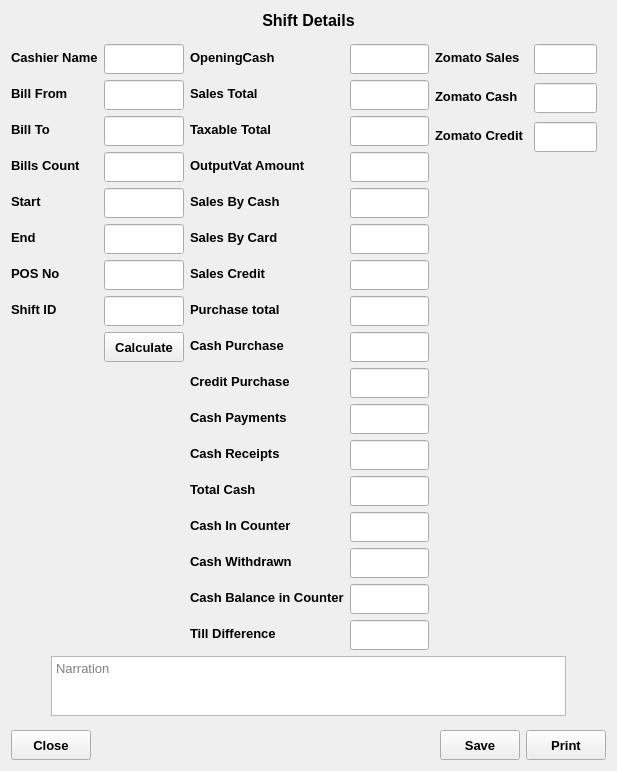
<?xml version="1.0" encoding="UTF-8"?>
<ui version="4.0">
 <class>ShiftEntry</class>
 <widget class="QWidget" name="ShiftEntry">
  <property name="geometry">
   <rect>
    <x>0</x>
    <y>0</y>
    <width>617</width>
    <height>771</height>
   </rect>
  </property>
  <property name="windowTitle">
   <string>Form</string>
  </property>
  <layout class="QVBoxLayout" name="verticalLayout">
   <item>
    <widget class="QLabel" name="TitleLabel">
     <property name="maximumSize">
      <size>
       <width>16777215</width>
       <height>60</height>
      </size>
     </property>
     <property name="font">
      <font>
       <pointsize>12</pointsize>
       <weight>75</weight>
       <bold>true</bold>
      </font>
     </property>
     <property name="text">
      <string>Shift Details</string>
     </property>
     <property name="alignment">
      <set>Qt::AlignCenter</set>
     </property>
    </widget>
   </item>
   <item>
    <spacer name="verticalSpacer">
     <property name="orientation">
      <enum>Qt::Vertical</enum>
     </property>
     <property name="sizeHint" stdset="0">
      <size>
       <width>20</width>
       <height>40</height>
      </size>
     </property>
    </spacer>
   </item>
   <item>
    <layout class="QHBoxLayout" name="horizontalLayout_2">
     <item>
      <spacer name="horizontalSpacer_2">
       <property name="orientation">
        <enum>Qt::Horizontal</enum>
       </property>
       <property name="sizeHint" stdset="0">
        <size>
         <width>40</width>
         <height>20</height>
        </size>
       </property>
      </spacer>
     </item>
     <item>
      <layout class="QFormLayout" name="formLayout_2">
       <item row="0" column="0">
        <widget class="QLabel" name="cashierNameLabel">
         <property name="font">
          <font>
           <pointsize>10</pointsize>
           <weight>75</weight>
           <bold>true</bold>
          </font>
         </property>
         <property name="text">
          <string>Cashier Name</string>
         </property>
        </widget>
       </item>
       <item row="0" column="1">
        <widget class="QLineEdit" name="cashierNameLineEdit">
         <property name="minimumSize">
          <size>
           <width>0</width>
           <height>30</height>
          </size>
         </property>
         <property name="font">
          <font>
           <pointsize>10</pointsize>
          </font>
         </property>
         <property name="readOnly">
          <bool>true</bool>
         </property>
        </widget>
       </item>
       <item row="1" column="0">
        <widget class="QLabel" name="billFromLabel">
         <property name="font">
          <font>
           <pointsize>10</pointsize>
           <weight>75</weight>
           <bold>true</bold>
          </font>
         </property>
         <property name="text">
          <string>Bill From</string>
         </property>
        </widget>
       </item>
       <item row="1" column="1">
        <widget class="QLineEdit" name="billFromLineEdit">
         <property name="minimumSize">
          <size>
           <width>0</width>
           <height>30</height>
          </size>
         </property>
         <property name="font">
          <font>
           <pointsize>10</pointsize>
          </font>
         </property>
         <property name="alignment">
          <set>Qt::AlignRight|Qt::AlignTrailing|Qt::AlignVCenter</set>
         </property>
         <property name="readOnly">
          <bool>true</bool>
         </property>
        </widget>
       </item>
       <item row="2" column="0">
        <widget class="QLabel" name="billToLabel">
         <property name="font">
          <font>
           <pointsize>10</pointsize>
           <weight>75</weight>
           <bold>true</bold>
          </font>
         </property>
         <property name="text">
          <string>Bill To</string>
         </property>
        </widget>
       </item>
       <item row="2" column="1">
        <widget class="QLineEdit" name="billToLineEdit">
         <property name="minimumSize">
          <size>
           <width>0</width>
           <height>30</height>
          </size>
         </property>
         <property name="font">
          <font>
           <pointsize>10</pointsize>
          </font>
         </property>
         <property name="alignment">
          <set>Qt::AlignRight|Qt::AlignTrailing|Qt::AlignVCenter</set>
         </property>
         <property name="readOnly">
          <bool>true</bool>
         </property>
        </widget>
       </item>
       <item row="3" column="0">
        <widget class="QLabel" name="billsCountLabel">
         <property name="font">
          <font>
           <pointsize>10</pointsize>
           <weight>75</weight>
           <bold>true</bold>
          </font>
         </property>
         <property name="text">
          <string>Bills Count</string>
         </property>
        </widget>
       </item>
       <item row="3" column="1">
        <widget class="QLineEdit" name="billsCountLineEdit">
         <property name="minimumSize">
          <size>
           <width>0</width>
           <height>30</height>
          </size>
         </property>
         <property name="font">
          <font>
           <pointsize>10</pointsize>
          </font>
         </property>
         <property name="alignment">
          <set>Qt::AlignRight|Qt::AlignTrailing|Qt::AlignVCenter</set>
         </property>
         <property name="readOnly">
          <bool>true</bool>
         </property>
        </widget>
       </item>
       <item row="4" column="0">
        <widget class="QLabel" name="timeFromLabel">
         <property name="font">
          <font>
           <pointsize>10</pointsize>
           <weight>75</weight>
           <bold>true</bold>
          </font>
         </property>
         <property name="text">
          <string>Start</string>
         </property>
        </widget>
       </item>
       <item row="4" column="1">
        <widget class="QLineEdit" name="timeFromLineEdit">
         <property name="minimumSize">
          <size>
           <width>0</width>
           <height>30</height>
          </size>
         </property>
         <property name="font">
          <font>
           <pointsize>10</pointsize>
          </font>
         </property>
         <property name="alignment">
          <set>Qt::AlignRight|Qt::AlignTrailing|Qt::AlignVCenter</set>
         </property>
         <property name="readOnly">
          <bool>true</bool>
         </property>
        </widget>
       </item>
       <item row="5" column="0">
        <widget class="QLabel" name="timeToLabel">
         <property name="font">
          <font>
           <pointsize>10</pointsize>
           <weight>75</weight>
           <bold>true</bold>
          </font>
         </property>
         <property name="text">
          <string>End</string>
         </property>
        </widget>
       </item>
       <item row="5" column="1">
        <widget class="QLineEdit" name="timeToLineEdit">
         <property name="minimumSize">
          <size>
           <width>0</width>
           <height>30</height>
          </size>
         </property>
         <property name="font">
          <font>
           <pointsize>10</pointsize>
          </font>
         </property>
         <property name="alignment">
          <set>Qt::AlignRight|Qt::AlignTrailing|Qt::AlignVCenter</set>
         </property>
         <property name="readOnly">
          <bool>true</bool>
         </property>
        </widget>
       </item>
       <item row="6" column="0">
        <widget class="QLabel" name="pOSNoLabel">
         <property name="font">
          <font>
           <pointsize>10</pointsize>
           <weight>75</weight>
           <bold>true</bold>
          </font>
         </property>
         <property name="text">
          <string>POS No</string>
         </property>
        </widget>
       </item>
       <item row="6" column="1">
        <widget class="QLineEdit" name="pOSNoLineEdit">
         <property name="minimumSize">
          <size>
           <width>0</width>
           <height>30</height>
          </size>
         </property>
         <property name="font">
          <font>
           <pointsize>10</pointsize>
          </font>
         </property>
         <property name="alignment">
          <set>Qt::AlignRight|Qt::AlignTrailing|Qt::AlignVCenter</set>
         </property>
         <property name="readOnly">
          <bool>true</bool>
         </property>
        </widget>
       </item>
       <item row="7" column="0">
        <widget class="QLabel" name="shiftIDLabel">
         <property name="font">
          <font>
           <pointsize>10</pointsize>
           <weight>75</weight>
           <bold>true</bold>
          </font>
         </property>
         <property name="text">
          <string>Shift ID</string>
         </property>
        </widget>
       </item>
       <item row="7" column="1">
        <widget class="QLineEdit" name="shiftIDLineEdit">
         <property name="minimumSize">
          <size>
           <width>0</width>
           <height>30</height>
          </size>
         </property>
         <property name="font">
          <font>
           <pointsize>10</pointsize>
          </font>
         </property>
         <property name="alignment">
          <set>Qt::AlignRight|Qt::AlignTrailing|Qt::AlignVCenter</set>
         </property>
         <property name="readOnly">
          <bool>true</bool>
         </property>
        </widget>
       </item>
       <item row="8" column="1">
        <widget class="QPushButton" name="CalculateButton">
         <property name="minimumSize">
          <size>
           <width>0</width>
           <height>30</height>
          </size>
         </property>
         <property name="font">
          <font>
           <pointsize>10</pointsize>
           <weight>75</weight>
           <bold>true</bold>
          </font>
         </property>
         <property name="text">
          <string>Calculate</string>
         </property>
        </widget>
       </item>
      </layout>
     </item>
     <item>
      <layout class="QFormLayout" name="formLayout">
       <item row="0" column="0">
        <widget class="QLabel" name="openingCashLabel">
         <property name="font">
          <font>
           <pointsize>10</pointsize>
           <weight>75</weight>
           <bold>true</bold>
          </font>
         </property>
         <property name="text">
          <string>OpeningCash</string>
         </property>
        </widget>
       </item>
       <item row="0" column="1">
        <widget class="QLineEdit" name="openingCashLineEdit">
         <property name="minimumSize">
          <size>
           <width>0</width>
           <height>30</height>
          </size>
         </property>
         <property name="font">
          <font>
           <pointsize>10</pointsize>
          </font>
         </property>
         <property name="alignment">
          <set>Qt::AlignRight|Qt::AlignTrailing|Qt::AlignVCenter</set>
         </property>
         <property name="readOnly">
          <bool>false</bool>
         </property>
        </widget>
       </item>
       <item row="1" column="0">
        <widget class="QLabel" name="salesTotalLabel">
         <property name="font">
          <font>
           <pointsize>10</pointsize>
           <weight>75</weight>
           <bold>true</bold>
          </font>
         </property>
         <property name="text">
          <string>Sales Total</string>
         </property>
        </widget>
       </item>
       <item row="1" column="1">
        <widget class="QLineEdit" name="salesTotalLineEdit">
         <property name="minimumSize">
          <size>
           <width>0</width>
           <height>30</height>
          </size>
         </property>
         <property name="font">
          <font>
           <pointsize>10</pointsize>
          </font>
         </property>
         <property name="alignment">
          <set>Qt::AlignRight|Qt::AlignTrailing|Qt::AlignVCenter</set>
         </property>
         <property name="readOnly">
          <bool>true</bool>
         </property>
        </widget>
       </item>
       <item row="4" column="0">
        <widget class="QLabel" name="salesByCashLabel">
         <property name="font">
          <font>
           <pointsize>10</pointsize>
           <weight>75</weight>
           <bold>true</bold>
          </font>
         </property>
         <property name="text">
          <string>Sales By Cash</string>
         </property>
        </widget>
       </item>
       <item row="4" column="1">
        <widget class="QLineEdit" name="salesByCashLineEdit">
         <property name="minimumSize">
          <size>
           <width>0</width>
           <height>30</height>
          </size>
         </property>
         <property name="font">
          <font>
           <pointsize>10</pointsize>
          </font>
         </property>
         <property name="alignment">
          <set>Qt::AlignRight|Qt::AlignTrailing|Qt::AlignVCenter</set>
         </property>
         <property name="readOnly">
          <bool>true</bool>
         </property>
        </widget>
       </item>
       <item row="5" column="0">
        <widget class="QLabel" name="salesByCardLabel">
         <property name="font">
          <font>
           <pointsize>10</pointsize>
           <weight>75</weight>
           <bold>true</bold>
          </font>
         </property>
         <property name="text">
          <string>Sales By Card</string>
         </property>
        </widget>
       </item>
       <item row="5" column="1">
        <widget class="QLineEdit" name="salesByCardLineEdit">
         <property name="minimumSize">
          <size>
           <width>0</width>
           <height>30</height>
          </size>
         </property>
         <property name="font">
          <font>
           <pointsize>10</pointsize>
          </font>
         </property>
         <property name="alignment">
          <set>Qt::AlignRight|Qt::AlignTrailing|Qt::AlignVCenter</set>
         </property>
         <property name="readOnly">
          <bool>true</bool>
         </property>
        </widget>
       </item>
       <item row="6" column="0">
        <widget class="QLabel" name="salesCreditLabel">
         <property name="font">
          <font>
           <pointsize>10</pointsize>
           <weight>75</weight>
           <bold>true</bold>
          </font>
         </property>
         <property name="text">
          <string>Sales Credit</string>
         </property>
        </widget>
       </item>
       <item row="6" column="1">
        <widget class="QLineEdit" name="salesCreditLineEdit">
         <property name="minimumSize">
          <size>
           <width>0</width>
           <height>30</height>
          </size>
         </property>
         <property name="font">
          <font>
           <pointsize>10</pointsize>
          </font>
         </property>
         <property name="alignment">
          <set>Qt::AlignRight|Qt::AlignTrailing|Qt::AlignVCenter</set>
         </property>
         <property name="readOnly">
          <bool>true</bool>
         </property>
        </widget>
       </item>
       <item row="7" column="0">
        <widget class="QLabel" name="expensePurchasesLabel">
         <property name="font">
          <font>
           <pointsize>10</pointsize>
           <weight>75</weight>
           <bold>true</bold>
          </font>
         </property>
         <property name="text">
          <string>Purchase total</string>
         </property>
        </widget>
       </item>
       <item row="7" column="1">
        <widget class="QLineEdit" name="purchaseTotal">
         <property name="minimumSize">
          <size>
           <width>0</width>
           <height>30</height>
          </size>
         </property>
         <property name="font">
          <font>
           <pointsize>10</pointsize>
          </font>
         </property>
         <property name="alignment">
          <set>Qt::AlignRight|Qt::AlignTrailing|Qt::AlignVCenter</set>
         </property>
         <property name="readOnly">
          <bool>true</bool>
         </property>
        </widget>
       </item>
       <item row="11" column="0">
        <widget class="QLabel" name="receiptsLabel">
         <property name="font">
          <font>
           <pointsize>10</pointsize>
           <weight>75</weight>
           <bold>true</bold>
          </font>
         </property>
         <property name="text">
          <string>Cash Receipts</string>
         </property>
        </widget>
       </item>
       <item row="11" column="1">
        <widget class="QLineEdit" name="receiptsLineEdit">
         <property name="minimumSize">
          <size>
           <width>0</width>
           <height>30</height>
          </size>
         </property>
         <property name="font">
          <font>
           <pointsize>10</pointsize>
          </font>
         </property>
         <property name="alignment">
          <set>Qt::AlignRight|Qt::AlignTrailing|Qt::AlignVCenter</set>
         </property>
         <property name="readOnly">
          <bool>true</bool>
         </property>
        </widget>
       </item>
       <item row="12" column="0">
        <widget class="QLabel" name="totalCashLabel">
         <property name="font">
          <font>
           <pointsize>10</pointsize>
           <weight>75</weight>
           <bold>true</bold>
          </font>
         </property>
         <property name="text">
          <string>Total Cash</string>
         </property>
        </widget>
       </item>
       <item row="12" column="1">
        <widget class="QLineEdit" name="totalCashLineEdit">
         <property name="minimumSize">
          <size>
           <width>0</width>
           <height>30</height>
          </size>
         </property>
         <property name="font">
          <font>
           <pointsize>10</pointsize>
          </font>
         </property>
         <property name="alignment">
          <set>Qt::AlignRight|Qt::AlignTrailing|Qt::AlignVCenter</set>
         </property>
         <property name="readOnly">
          <bool>true</bool>
         </property>
        </widget>
       </item>
       <item row="13" column="0">
        <widget class="QLabel" name="cashInCounterLabel">
         <property name="font">
          <font>
           <pointsize>10</pointsize>
           <weight>75</weight>
           <bold>true</bold>
          </font>
         </property>
         <property name="text">
          <string>Cash In Counter</string>
         </property>
        </widget>
       </item>
       <item row="13" column="1">
        <widget class="QLineEdit" name="cashInCounterLineEdit">
         <property name="minimumSize">
          <size>
           <width>0</width>
           <height>30</height>
          </size>
         </property>
         <property name="font">
          <font>
           <pointsize>10</pointsize>
          </font>
         </property>
         <property name="alignment">
          <set>Qt::AlignRight|Qt::AlignTrailing|Qt::AlignVCenter</set>
         </property>
         <property name="readOnly">
          <bool>true</bool>
         </property>
        </widget>
       </item>
       <item row="14" column="0">
        <widget class="QLabel" name="cashWithdrawnLabel">
         <property name="font">
          <font>
           <pointsize>10</pointsize>
           <weight>75</weight>
           <bold>true</bold>
          </font>
         </property>
         <property name="text">
          <string>Cash Withdrawn</string>
         </property>
        </widget>
       </item>
       <item row="14" column="1">
        <widget class="QLineEdit" name="cashWithdrawnLineEdit">
         <property name="minimumSize">
          <size>
           <width>0</width>
           <height>30</height>
          </size>
         </property>
         <property name="font">
          <font>
           <pointsize>10</pointsize>
          </font>
         </property>
         <property name="alignment">
          <set>Qt::AlignRight|Qt::AlignTrailing|Qt::AlignVCenter</set>
         </property>
         <property name="readOnly">
          <bool>false</bool>
         </property>
        </widget>
       </item>
       <item row="15" column="0">
        <widget class="QLabel" name="cashBalanceInCounterLabel">
         <property name="font">
          <font>
           <pointsize>10</pointsize>
           <weight>75</weight>
           <bold>true</bold>
          </font>
         </property>
         <property name="text">
          <string>Cash Balance in Counter</string>
         </property>
        </widget>
       </item>
       <item row="15" column="1">
        <widget class="QLineEdit" name="cashBalanceInCounterLineEdit">
         <property name="minimumSize">
          <size>
           <width>0</width>
           <height>30</height>
          </size>
         </property>
         <property name="font">
          <font>
           <pointsize>10</pointsize>
          </font>
         </property>
         <property name="alignment">
          <set>Qt::AlignRight|Qt::AlignTrailing|Qt::AlignVCenter</set>
         </property>
         <property name="readOnly">
          <bool>true</bool>
         </property>
        </widget>
       </item>
       <item row="16" column="0">
        <widget class="QLabel" name="tillDifferenceLabel">
         <property name="font">
          <font>
           <pointsize>10</pointsize>
           <weight>75</weight>
           <bold>true</bold>
          </font>
         </property>
         <property name="text">
          <string>Till Difference</string>
         </property>
        </widget>
       </item>
       <item row="16" column="1">
        <widget class="QLineEdit" name="tillDifferenceLineEdit">
         <property name="minimumSize">
          <size>
           <width>0</width>
           <height>30</height>
          </size>
         </property>
         <property name="font">
          <font>
           <pointsize>10</pointsize>
          </font>
         </property>
         <property name="alignment">
          <set>Qt::AlignRight|Qt::AlignTrailing|Qt::AlignVCenter</set>
         </property>
         <property name="readOnly">
          <bool>true</bool>
         </property>
        </widget>
       </item>
       <item row="8" column="0">
        <widget class="QLabel" name="cashPurchaseLabel">
         <property name="font">
          <font>
           <pointsize>10</pointsize>
           <weight>75</weight>
           <bold>true</bold>
          </font>
         </property>
         <property name="text">
          <string>Cash Purchase</string>
         </property>
        </widget>
       </item>
       <item row="8" column="1">
        <widget class="QLineEdit" name="cashPurchaseLineEdit">
         <property name="minimumSize">
          <size>
           <width>0</width>
           <height>30</height>
          </size>
         </property>
         <property name="font">
          <font>
           <pointsize>10</pointsize>
          </font>
         </property>
         <property name="alignment">
          <set>Qt::AlignRight|Qt::AlignTrailing|Qt::AlignVCenter</set>
         </property>
         <property name="readOnly">
          <bool>true</bool>
         </property>
        </widget>
       </item>
       <item row="9" column="1">
        <widget class="QLineEdit" name="creditPurchaseLine">
         <property name="minimumSize">
          <size>
           <width>0</width>
           <height>30</height>
          </size>
         </property>
         <property name="font">
          <font>
           <pointsize>10</pointsize>
          </font>
         </property>
         <property name="alignment">
          <set>Qt::AlignRight|Qt::AlignTrailing|Qt::AlignVCenter</set>
         </property>
         <property name="readOnly">
          <bool>true</bool>
         </property>
        </widget>
       </item>
       <item row="9" column="0">
        <widget class="QLabel" name="creditPurchaseLabel">
         <property name="font">
          <font>
           <pointsize>10</pointsize>
           <weight>75</weight>
           <bold>true</bold>
          </font>
         </property>
         <property name="text">
          <string>Credit Purchase</string>
         </property>
        </widget>
       </item>
       <item row="10" column="0">
        <widget class="QLabel" name="cashPaymentsLabel">
         <property name="font">
          <font>
           <pointsize>10</pointsize>
           <weight>75</weight>
           <bold>true</bold>
          </font>
         </property>
         <property name="text">
          <string>Cash Payments</string>
         </property>
        </widget>
       </item>
       <item row="10" column="1">
        <widget class="QLineEdit" name="cashPaymentsLineEdit">
         <property name="minimumSize">
          <size>
           <width>0</width>
           <height>30</height>
          </size>
         </property>
         <property name="font">
          <font>
           <pointsize>10</pointsize>
          </font>
         </property>
         <property name="alignment">
          <set>Qt::AlignRight|Qt::AlignTrailing|Qt::AlignVCenter</set>
         </property>
         <property name="readOnly">
          <bool>true</bool>
         </property>
        </widget>
       </item>
       <item row="2" column="0">
        <widget class="QLabel" name="taxableTotalLabel">
         <property name="font">
          <font>
           <pointsize>10</pointsize>
           <weight>75</weight>
           <bold>true</bold>
          </font>
         </property>
         <property name="text">
          <string>Taxable Total</string>
         </property>
        </widget>
       </item>
       <item row="2" column="1">
        <widget class="QLineEdit" name="taxableTotalLineEdit">
         <property name="minimumSize">
          <size>
           <width>0</width>
           <height>30</height>
          </size>
         </property>
         <property name="font">
          <font>
           <pointsize>10</pointsize>
          </font>
         </property>
         <property name="alignment">
          <set>Qt::AlignRight|Qt::AlignTrailing|Qt::AlignVCenter</set>
         </property>
        </widget>
       </item>
       <item row="3" column="0">
        <widget class="QLabel" name="outputVatAmountLabel">
         <property name="font">
          <font>
           <pointsize>10</pointsize>
           <weight>75</weight>
           <bold>true</bold>
          </font>
         </property>
         <property name="text">
          <string>OutputVat Amount</string>
         </property>
        </widget>
       </item>
       <item row="3" column="1">
        <widget class="QLineEdit" name="outputVatAmountLineEdit">
         <property name="minimumSize">
          <size>
           <width>0</width>
           <height>30</height>
          </size>
         </property>
         <property name="font">
          <font>
           <pointsize>10</pointsize>
          </font>
         </property>
         <property name="alignment">
          <set>Qt::AlignRight|Qt::AlignTrailing|Qt::AlignVCenter</set>
         </property>
        </widget>
       </item>
      </layout>
     </item>
     <item>
      <widget class="QWidget" name="ZomatoWidget" native="true">
       <property name="minimumSize">
        <size>
         <width>150</width>
         <height>0</height>
        </size>
       </property>
       <layout class="QVBoxLayout" name="verticalLayout_2">
        <property name="leftMargin">
         <number>0</number>
        </property>
        <property name="topMargin">
         <number>0</number>
        </property>
        <item>
         <layout class="QFormLayout" name="formLayout_3">
          <property name="horizontalSpacing">
           <number>9</number>
          </property>
          <property name="verticalSpacing">
           <number>9</number>
          </property>
          <item row="0" column="0">
           <widget class="QLabel" name="zomatosalesLabel">
            <property name="font">
             <font>
              <pointsize>10</pointsize>
              <weight>75</weight>
              <bold>true</bold>
             </font>
            </property>
            <property name="text">
             <string>Zomato Sales</string>
            </property>
           </widget>
          </item>
          <item row="0" column="1">
           <widget class="QLineEdit" name="zomatosalesLineEdit">
            <property name="minimumSize">
             <size>
              <width>0</width>
              <height>30</height>
             </size>
            </property>
           </widget>
          </item>
          <item row="1" column="0">
           <widget class="QLabel" name="zomatoCashLabel">
            <property name="font">
             <font>
              <pointsize>10</pointsize>
              <weight>75</weight>
              <bold>true</bold>
             </font>
            </property>
            <property name="text">
             <string>Zomato Cash</string>
            </property>
           </widget>
          </item>
          <item row="1" column="1">
           <widget class="QLineEdit" name="zomatoCashLineEdit">
            <property name="minimumSize">
             <size>
              <width>0</width>
              <height>30</height>
             </size>
            </property>
           </widget>
          </item>
          <item row="2" column="0">
           <widget class="QLabel" name="zomatoCODLabel">
            <property name="font">
             <font>
              <pointsize>10</pointsize>
              <weight>75</weight>
              <bold>true</bold>
             </font>
            </property>
            <property name="text">
             <string>Zomato Credit</string>
            </property>
           </widget>
          </item>
          <item row="2" column="1">
           <widget class="QLineEdit" name="zomatoCODLineEdit">
            <property name="minimumSize">
             <size>
              <width>0</width>
              <height>30</height>
             </size>
            </property>
           </widget>
          </item>
         </layout>
        </item>
       </layout>
      </widget>
     </item>
     <item>
      <spacer name="horizontalSpacer_4">
       <property name="orientation">
        <enum>Qt::Horizontal</enum>
       </property>
       <property name="sizeHint" stdset="0">
        <size>
         <width>40</width>
         <height>20</height>
        </size>
       </property>
      </spacer>
     </item>
    </layout>
   </item>
   <item>
    <layout class="QHBoxLayout" name="horizontalLayout_3" stretch="0,1,0">
     <item>
      <spacer name="horizontalSpacer_5">
       <property name="orientation">
        <enum>Qt::Horizontal</enum>
       </property>
       <property name="sizeHint" stdset="0">
        <size>
         <width>40</width>
         <height>20</height>
        </size>
       </property>
      </spacer>
     </item>
     <item>
      <widget class="QPlainTextEdit" name="narration">
       <property name="maximumSize">
        <size>
         <width>700</width>
         <height>60</height>
        </size>
       </property>
       <property name="font">
        <font>
         <pointsize>10</pointsize>
        </font>
       </property>
       <property name="placeholderText">
        <string>Narration</string>
       </property>
      </widget>
     </item>
     <item>
      <spacer name="horizontalSpacer_3">
       <property name="orientation">
        <enum>Qt::Horizontal</enum>
       </property>
       <property name="sizeHint" stdset="0">
        <size>
         <width>40</width>
         <height>20</height>
        </size>
       </property>
      </spacer>
     </item>
    </layout>
   </item>
   <item>
    <spacer name="verticalSpacer_2">
     <property name="orientation">
      <enum>Qt::Vertical</enum>
     </property>
     <property name="sizeHint" stdset="0">
      <size>
       <width>20</width>
       <height>40</height>
      </size>
     </property>
    </spacer>
   </item>
   <item>
    <layout class="QHBoxLayout" name="horizontalLayout">
     <item>
      <widget class="QPushButton" name="CloseButton">
       <property name="minimumSize">
        <size>
         <width>80</width>
         <height>30</height>
        </size>
       </property>
       <property name="font">
        <font>
         <pointsize>10</pointsize>
         <weight>75</weight>
         <bold>true</bold>
        </font>
       </property>
       <property name="text">
        <string>Close</string>
       </property>
      </widget>
     </item>
     <item>
      <spacer name="horizontalSpacer">
       <property name="orientation">
        <enum>Qt::Horizontal</enum>
       </property>
       <property name="sizeHint" stdset="0">
        <size>
         <width>40</width>
         <height>20</height>
        </size>
       </property>
      </spacer>
     </item>
     <item>
      <widget class="QPushButton" name="saveButton">
       <property name="minimumSize">
        <size>
         <width>80</width>
         <height>30</height>
        </size>
       </property>
       <property name="font">
        <font>
         <pointsize>10</pointsize>
         <weight>75</weight>
         <bold>true</bold>
        </font>
       </property>
       <property name="text">
        <string>Save</string>
       </property>
      </widget>
     </item>
     <item>
      <widget class="QPushButton" name="printButton">
       <property name="minimumSize">
        <size>
         <width>80</width>
         <height>30</height>
        </size>
       </property>
       <property name="font">
        <font>
         <pointsize>10</pointsize>
         <weight>75</weight>
         <bold>true</bold>
        </font>
       </property>
       <property name="text">
        <string>Print</string>
       </property>
      </widget>
     </item>
    </layout>
   </item>
  </layout>
 </widget>
 <resources/>
 <connections/>
</ui>
